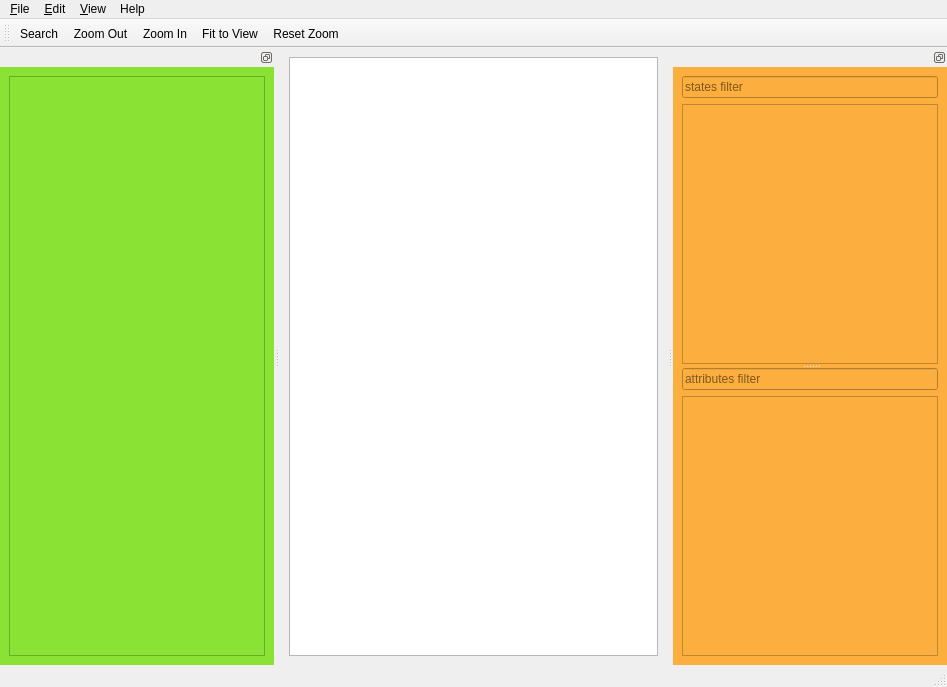
<?xml version="1.0" encoding="UTF-8"?>
<ui version="4.0">
 <class>hsm_ide</class>
 <widget class="QMainWindow" name="hsm_ide">
  <property name="geometry">
   <rect>
    <x>0</x>
    <y>0</y>
    <width>947</width>
    <height>687</height>
   </rect>
  </property>
  <property name="minimumSize">
   <size>
    <width>400</width>
    <height>400</height>
   </size>
  </property>
  <property name="windowTitle">
   <string>HSM IDE</string>
  </property>
  <widget class="QWidget" name="centralwidget">
   <property name="sizePolicy">
    <sizepolicy hsizetype="Preferred" vsizetype="Preferred">
     <horstretch>0</horstretch>
     <verstretch>0</verstretch>
    </sizepolicy>
   </property>
   <layout class="QVBoxLayout" name="verticalLayout_3">
    <property name="spacing">
     <number>6</number>
    </property>
    <item>
     <widget class="HsmGraphicsView" name="mainView"/>
    </item>
   </layout>
  </widget>
  <widget class="QMenuBar" name="menubar">
   <property name="geometry">
    <rect>
     <x>0</x>
     <y>0</y>
     <width>947</width>
     <height>22</height>
    </rect>
   </property>
   <widget class="QMenu" name="menuFile">
    <property name="title">
     <string>&amp;File</string>
    </property>
    <widget class="QMenu" name="menuFileRecentHSM">
     <property name="title">
      <string>Recent HSM</string>
     </property>
    </widget>
    <addaction name="actionNew"/>
    <addaction name="actionOpenHsm"/>
    <addaction name="menuFileRecentHSM"/>
    <addaction name="separator"/>
    <addaction name="actionSettings"/>
    <addaction name="separator"/>
    <addaction name="actionQuit"/>
   </widget>
   <widget class="QMenu" name="menuView">
    <property name="title">
     <string>&amp;View</string>
    </property>
    <addaction name="separator"/>
    <addaction name="actionZoomIn"/>
    <addaction name="actionZoomOut"/>
    <addaction name="actionResetZoom"/>
    <addaction name="actionFitToView"/>
   </widget>
   <widget class="QMenu" name="menuHelp">
    <property name="title">
     <string>Help</string>
    </property>
    <addaction name="actionShowOnlineHelp"/>
    <addaction name="actionAbout"/>
   </widget>
   <widget class="QMenu" name="menuEdit">
    <property name="title">
     <string>&amp;Edit</string>
    </property>
    <addaction name="actionUndo"/>
    <addaction name="actionRedo"/>
    <addaction name="separator"/>
    <addaction name="actionCut"/>
    <addaction name="actionCopy"/>
    <addaction name="actionPaste"/>
    <addaction name="actionDelete"/>
    <addaction name="separator"/>
    <addaction name="actionDuplicate"/>
    <addaction name="separator"/>
    <addaction name="actionFind"/>
    <addaction name="actionSelect_All"/>
   </widget>
   <addaction name="menuFile"/>
   <addaction name="menuEdit"/>
   <addaction name="menuView"/>
   <addaction name="menuHelp"/>
  </widget>
  <widget class="QStatusBar" name="statusbar"/>
  <widget class="QToolBar" name="toolBar">
   <property name="windowTitle">
    <string>toolBar</string>
   </property>
   <property name="movable">
    <bool>true</bool>
   </property>
   <attribute name="toolBarArea">
    <enum>TopToolBarArea</enum>
   </attribute>
   <attribute name="toolBarBreak">
    <bool>false</bool>
   </attribute>
   <addaction name="actionSearch"/>
   <addaction name="actionZoomOut"/>
   <addaction name="actionZoomIn"/>
   <addaction name="actionFitToView"/>
   <addaction name="actionResetZoom"/>
  </widget>
  <widget class="QDockWidget" name="dockHsmStructure">
   <property name="styleSheet">
    <string notr="true">background-color: rgb(252, 175, 62);</string>
   </property>
   <property name="features">
    <set>QDockWidget::DockWidgetFloatable|QDockWidget::DockWidgetMovable</set>
   </property>
   <attribute name="dockWidgetArea">
    <number>2</number>
   </attribute>
   <widget class="QWidget" name="dockWidgetContents_2">
    <layout class="QVBoxLayout" name="verticalLayout_4">
     <item>
      <widget class="QSplitter" name="splitter">
       <property name="orientation">
        <enum>Qt::Vertical</enum>
       </property>
       <widget class="QWidget" name="layoutWidget">
        <layout class="QVBoxLayout" name="layoutStatesTree">
         <item>
          <widget class="QLineEdit" name="filterState">
           <property name="inputMask">
            <string/>
           </property>
           <property name="text">
            <string/>
           </property>
           <property name="placeholderText">
            <string>states filter</string>
           </property>
          </widget>
         </item>
         <item>
          <widget class="QTreeView" name="statesTree"/>
         </item>
        </layout>
       </widget>
       <widget class="QWidget" name="layoutWidget">
        <layout class="QVBoxLayout" name="layoutItemAttributes">
         <item>
          <widget class="QLineEdit" name="filterItemProperties">
           <property name="placeholderText">
            <string>attributes filter</string>
           </property>
          </widget>
         </item>
         <item>
          <widget class="QTreeView" name="itemProperties"/>
         </item>
        </layout>
       </widget>
      </widget>
     </item>
    </layout>
   </widget>
  </widget>
  <widget class="QDockWidget" name="dockHsmElements">
   <property name="styleSheet">
    <string notr="true">background-color: rgb(138, 226, 52);</string>
   </property>
   <property name="features">
    <set>QDockWidget::DockWidgetFloatable|QDockWidget::DockWidgetMovable</set>
   </property>
   <attribute name="dockWidgetArea">
    <number>1</number>
   </attribute>
   <widget class="QWidget" name="dockWidgetContents_4">
    <layout class="QVBoxLayout" name="verticalLayout">
     <item>
      <widget class="HsmElementsList" name="listHsmElements">
       <property name="editTriggers">
        <set>QAbstractItemView::NoEditTriggers</set>
       </property>
       <property name="showDropIndicator" stdset="0">
        <bool>false</bool>
       </property>
       <property name="dragEnabled">
        <bool>false</bool>
       </property>
       <property name="dragDropMode">
        <enum>QAbstractItemView::DragDrop</enum>
       </property>
       <property name="defaultDropAction">
        <enum>Qt::IgnoreAction</enum>
       </property>
       <property name="iconSize">
        <size>
         <width>50</width>
         <height>50</height>
        </size>
       </property>
       <property name="flow">
        <enum>QListView::TopToBottom</enum>
       </property>
       <property name="layoutMode">
        <enum>QListView::Batched</enum>
       </property>
       <property name="viewMode">
        <enum>QListView::IconMode</enum>
       </property>
       <property name="modelColumn">
        <number>0</number>
       </property>
       <property name="itemAlignment">
        <set>Qt::AlignHCenter</set>
       </property>
      </widget>
     </item>
    </layout>
   </widget>
  </widget>
  <action name="actionOpenHsm">
   <property name="text">
    <string>Open HSM</string>
   </property>
   <property name="toolTip">
    <string>Open HSM</string>
   </property>
   <property name="shortcut">
    <string>Ctrl+O</string>
   </property>
  </action>
  <action name="actionSearch">
   <property name="checkable">
    <bool>true</bool>
   </property>
   <property name="text">
    <string>Search</string>
   </property>
   <property name="shortcut">
    <string>Ctrl+F</string>
   </property>
  </action>
  <action name="actionZoomIn">
   <property name="text">
    <string>Zoom In</string>
   </property>
   <property name="shortcut">
    <string>Ctrl+=</string>
   </property>
  </action>
  <action name="actionZoomOut">
   <property name="text">
    <string>Zoom Out</string>
   </property>
   <property name="shortcut">
    <string>Ctrl+-</string>
   </property>
  </action>
  <action name="actionResetZoom">
   <property name="text">
    <string>Reset Zoom</string>
   </property>
   <property name="shortcut">
    <string>Ctrl+0</string>
   </property>
  </action>
  <action name="actionFitToView">
   <property name="text">
    <string>Fit to View</string>
   </property>
   <property name="shortcut">
    <string>Ctrl+Shift+0</string>
   </property>
  </action>
  <action name="actionSettings">
   <property name="text">
    <string>Settings</string>
   </property>
  </action>
  <action name="actionQuit">
   <property name="text">
    <string>Exit</string>
   </property>
  </action>
  <action name="actionGoToFrame">
   <property name="text">
    <string>Go to Frame</string>
   </property>
   <property name="shortcut">
    <string>Ctrl+G</string>
   </property>
  </action>
  <action name="actionShowOnlineHelp">
   <property name="text">
    <string>Project Wiki</string>
   </property>
  </action>
  <action name="actionAbout">
   <property name="text">
    <string>&amp;About</string>
   </property>
  </action>
  <action name="actionUndo">
   <property name="text">
    <string>Undo</string>
   </property>
   <property name="shortcut">
    <string>Ctrl+Z</string>
   </property>
  </action>
  <action name="actionRedo">
   <property name="text">
    <string>Redo</string>
   </property>
   <property name="shortcut">
    <string>Ctrl+Shift+Z</string>
   </property>
  </action>
  <action name="actionCopy">
   <property name="text">
    <string>Copy</string>
   </property>
   <property name="shortcut">
    <string>Ctrl+C</string>
   </property>
  </action>
  <action name="actionCut">
   <property name="text">
    <string>Cut</string>
   </property>
   <property name="shortcut">
    <string>Ctrl+X</string>
   </property>
  </action>
  <action name="actionPaste">
   <property name="text">
    <string>Paste</string>
   </property>
   <property name="shortcut">
    <string>Ctrl+V</string>
   </property>
  </action>
  <action name="actionDelete">
   <property name="text">
    <string>Delete</string>
   </property>
   <property name="shortcut">
    <string>Del</string>
   </property>
  </action>
  <action name="actionDuplicate">
   <property name="text">
    <string>Duplicate</string>
   </property>
   <property name="shortcut">
    <string>Ctrl+D</string>
   </property>
  </action>
  <action name="actionFind">
   <property name="text">
    <string>Find</string>
   </property>
   <property name="shortcut">
    <string>Ctrl+F</string>
   </property>
  </action>
  <action name="actionSelect_All">
   <property name="text">
    <string>Select All</string>
   </property>
   <property name="shortcut">
    <string>Ctrl+A</string>
   </property>
  </action>
  <action name="actionNew">
   <property name="text">
    <string>New HSM</string>
   </property>
   <property name="shortcut">
    <string>Ctrl+N</string>
   </property>
  </action>
 </widget>
 <customwidgets>
  <customwidget>
   <class>HsmGraphicsView</class>
   <extends>QGraphicsView</extends>
   <header>widgets/HsmGraphicsView.hpp</header>
  </customwidget>
  <customwidget>
   <class>HsmElementsList</class>
   <extends>QListWidget</extends>
   <header>widgets/HsmElementsList.hpp</header>
  </customwidget>
 </customwidgets>
 <resources/>
 <connections>
  <connection>
   <sender>actionQuit</sender>
   <signal>triggered()</signal>
   <receiver>hsm_ide</receiver>
   <slot>close()</slot>
   <hints>
    <hint type="sourcelabel">
     <x>-1</x>
     <y>-1</y>
    </hint>
    <hint type="destinationlabel">
     <x>430</x>
     <y>307</y>
    </hint>
   </hints>
  </connection>
  <connection>
   <sender>actionDelete</sender>
   <signal>triggered()</signal>
   <receiver>hsm_ide</receiver>
   <slot>deleteSelectedItems()</slot>
   <hints>
    <hint type="sourcelabel">
     <x>-1</x>
     <y>-1</y>
    </hint>
    <hint type="destinationlabel">
     <x>473</x>
     <y>343</y>
    </hint>
   </hints>
  </connection>
 </connections>
 <slots>
  <slot>deleteSelectedItems()</slot>
 </slots>
</ui>
